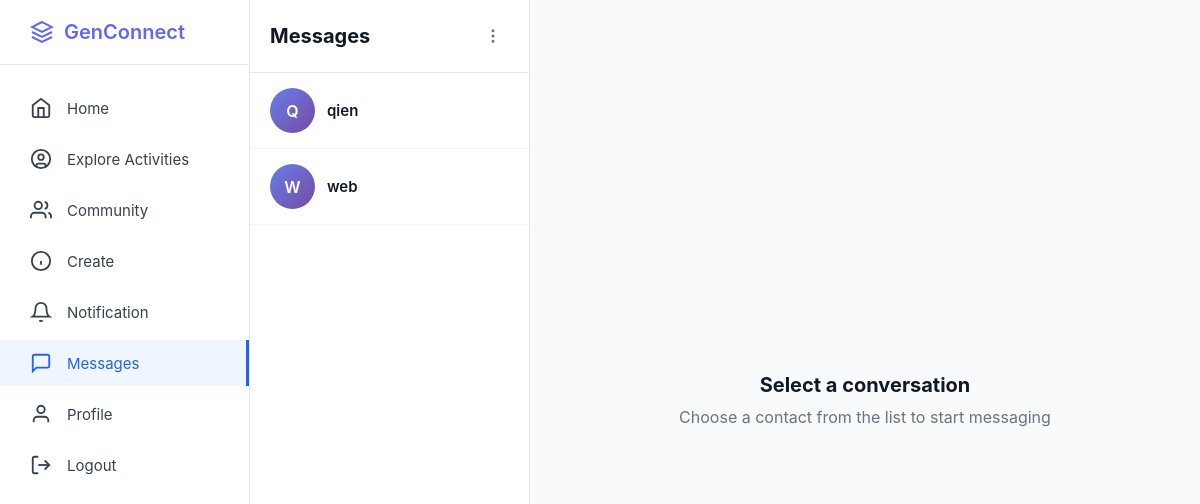
Before: /messages (signed in) with the older database file.
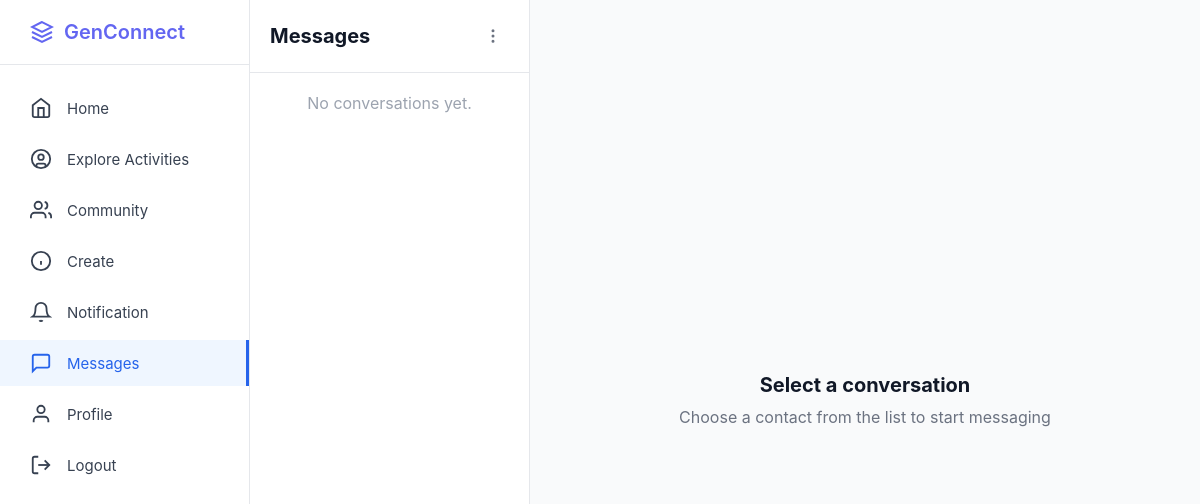
After: the same page with the newer database file.
### app.py (models this page shows, shortened)
class User(db.Model):
    __tablename__ = 'users'
    id = db.Column(db.Integer, primary_key=True)
    username = db.Column(db.String(80), unique=True, nullable=False)
    email = db.Column(db.String(120), unique=True, nullable=False)
    fullname = db.Column(db.String(100), nullable=True)
    password_hash = db.Column(db.String(255), nullable=False)
    bio = db.Column(db.Text, nullable=True)
    interests = db.Column(db.String(255), nullable=True)
    profile_picture = db.Column(db.String(255), default='default.jpg')
    banner_image = db.Column(db.String(255), default='default_banner.jpg')
    member_type = db.Column(db.String(50), default='Youth Member')
    created_at = db.Column(db.DateTime, default=datetime.utcnow)
    posts = db.relationship('Post', backref='author', lazy=True, cascade='all, delete-orphan')
    comments = db.relationship('Comment', backref='author', lazy=True, cascade='all, delete-orphan')
    likes = db.relationship('Like', backref='user', lazy=True, cascade='all, delete-orphan')
    community_memberships = db.relationship('CommunityMember', backref='user', lazy=True, cascade='all, delete-orphan')
    sent_messages = db.relationship('Message', foreign_keys='Message.sender_id', backref='sender', lazy='dynamic', cascade='all, delete-orphan')
    received_messages = db.relationship('Message', foreign_keys='Message.receiver_id', backref='receiver', lazy='dynamic', cascade='all, delete-orphan')
    contacts_initiated = db.relationship('Contact', foreign_keys='Contact.user_id', backref='user', lazy='dynamic', cascade='all, delete-orphan')
    contacts_received = db.relationship('Contact', foreign_keys='Contact.contact_user_id', backref='contact_user', lazy='dynamic', cascade='all, delete-orphan')
    followers = db.relationship('Follow', foreign_keys='Follow.followed_id', backref='followed_user', lazy='dynamic', cascade='all, delete-orphan')
    following = db.relationship('Follow', foreign_keys='Follow.follower_id', backref='follower_user', lazy='dynamic', cascade='all, delete-orphan')
    def get_contacts(self):
        contacts = Contact.query.filter(or_(and_(Contact.user_id == self.id, Contact.status == 'accepted'), and_(Contact.contact_user_id == self.id, Contact.status == 'accepted'))).all()
        contact_users = []
        for contact in contacts:
            if contact.user_id == self.id: contact_users.append(contact.contact_user)
            else: contact_users.append(contact.user)
        return contact_users

class Community(db.Model):
    __tablename__ = 'communities'
    id = db.Column(db.Integer, primary_key=True)
    name = db.Column(db.String(100), nullable=False)
    description = db.Column(db.Text, nullable=True)
    image_url = db.Column(db.String(255), nullable=True)
    creator_id = db.Column(db.Integer, db.ForeignKey('users.id'), nullable=False)
    created_at = db.Column(db.DateTime, default=datetime.utcnow)
    memberships = db.relationship('CommunityMember', backref='community', lazy=True, cascade='all, delete-orphan')

### app.py (the view)
@app.route('/messages')
def messages():
    if 'user_id' not in session: return redirect(url_for('login'))
    current_user = User.query.get(session['user_id'])
    if not current_user: return redirect(url_for('login'))
    contacts = current_user.get_contacts()
    groups = Community.query.join(CommunityMember).filter(CommunityMember.user_id == current_user.id).all()
    conversations = []
    for c in contacts: conversations.append({'id': c.id, 'name': c.username, 'is_group': False})
    for g in groups: conversations.append({'id': g.id, 'name': g.name, 'is_group': True})
    return render_template('messages.html', conversations=conversations, current_user=current_user, contacts=contacts)

### templates/messages.html (shortened to what this page needs)
<!DOCTYPE html>
<html lang="en">
<head>
</head>
<body>
<div class="container">
    <aside class="sidebar">
        <div class="sidebar-logo">
            <a href="/" class="logo">
                <svg width="24" height="24" viewBox="0 0 24 24" fill="none" stroke="currentColor" stroke-width="2"><path d="M12 2L2 7l10 5 10-5-10-5z"/><path d="M2 17l10 5 10-5"/><path d="M2 12l10 5 10-5"/></svg><span>GenConnect</span>
            </a>
        </div>
        <ul class="sidebar-nav">
            <li><a href="/home"><svg width="22" height="22" viewBox="0 0 24 24" fill="none" stroke="currentColor" stroke-width="2"><path d="m3 9 9-7 9 7v11a2 2 0 0 1-2 2H5a2 2 0 0 1-2-2z"/><polyline points="9 22 9 12 15 12 15 22"/></svg><span>Home</span></a></li>
            <li><a href="#"><svg width="22" height="22" viewBox="0 0 24 24" fill="none" stroke="currentColor" stroke-width="2"><circle cx="12" cy="12" r="10"/><circle cx="12" cy="10" r="3"/><path d="M7 20.662V19a2 2 0 0 1 2-2h6a2 2 0 0 1 2 2v1.662"/></svg><span>Explore Activities</span></a></li>
            <li><a href="#"><svg width="22" height="22" viewBox="0 0 24 24" fill="none" stroke="currentColor" stroke-width="2"><path d="M17 21v-2a4 4 0 0 0-4-4H5a4 4 0 0 0-4 4v2"/><circle cx="9" cy="7" r="4"/><path d="M23 21v-2a4 4 0 0 0-3-3.87"/><path d="M16 3.13a4 4 0 0 1 0 7.75"/></svg><span>Community</span></a></li>
            <li><a href="#"><svg width="22" height="22" viewBox="0 0 24 24" fill="none" stroke="currentColor" stroke-width="2"><circle cx="12" cy="12" r="10"/><line x1="12" y1="16" x2="12" y2="12"/><line x1="12" y1="8" x2="12.01" y2="8"/></svg><span>Create</span></a></li>
            <li><a href="#"><svg width="22" height="22" viewBox="0 0 24 24" fill="none" stroke="currentColor" stroke-width="2"><path d="M18 8A6 6 0 0 0 6 8c0 7-3 9-3 9h18s-3-2-3-9"/><path d="M13.73 21a2 2 0 0 1-3.46 0"/></svg><span>Notification</span></a></li>
            <li><a href="/messages" class="active"><svg width="22" height="22" viewBox="0 0 24 24" fill="none" stroke="currentColor" stroke-width="2"><path d="M21 15a2 2 0 0 1-2 2H7l-4 4V5a2 2 0 0 1 2-2h14a2 2 0 0 1 2 2z"/></svg><span>Messages</span></a></li>
            <li><a href="/profile"><svg width="22" height="22" viewBox="0 0 24 24" fill="none" stroke="currentColor" stroke-width="2"><path d="M20 21v-2a4 4 0 0 0-4-4H8a4 4 0 0 0-4 4v2"/><circle cx="12" cy="7" r="4"/></svg><span>Profile</span></a></li>
            <li><a href="/logout"><svg width="22" height="22" viewBox="0 0 24 24" fill="none" stroke="currentColor" stroke-width="2"><path d="M9 21H5a2 2 0 0 1-2-2V5a2 2 0 0 1 2-2h4"/><polyline points="16 17 21 12 16 7"/><line x1="21" y1="12" x2="9" y2="12"/></svg><span>Logout</span></a></li>
        </ul>
    </aside>
    <div class="messages-container">
        <div class="conversations-sidebar">
            <div class="conversations-header">
                <h2>Messages</h2>
                <div class="header-icon" id="conversationMenuBtn" title="More Options"><svg width="18" height="18" viewBox="0 0 24 24" fill="none" stroke="currentColor" stroke-width="2"><circle cx="12" cy="12" r="1"/><circle cx="12" cy="5" r="1"/><circle cx="12" cy="19" r="1"/></svg></div>
            </div>
            <div class="conversations-list">
                {% if conversations %}
                    {% for conv in conversations %}
                    <a href="/messages/{{ conv.id }}?is_group={{ 'true' if conv.is_group else 'false' }}"
                       class="conversation-item">
                        <div class="conversation-avatar">{{ conv.name[0].upper() }}</div>
                        <div class="conversation-name">{{ conv.name }}</div>
                    </a>
                    {% endfor %}
                {% else %}
                    <div style="padding: 20px; text-align: center; color: #9ca3af;">No conversations yet.</div>
                {% endif %}
            </div>
        </div>
        <div class="empty-state">
            <h3>Select a conversation</h3>
            <p>Choose a contact from the list to start messaging</p>
        </div>
    </div>
</div>
</body>
</html>

### templates/messages.html (style rules this page uses)
* { margin: 0; padding: 0; box-sizing: border-box; }
body { font-family: -apple-system, BlinkMacSystemFont, 'Segoe UI', Roboto, sans-serif; background-color: #f5f5f5; }
.container { display: flex; height: 100vh; }
.sidebar { position: fixed; left: 0; top: 0; width: 250px; height: 100vh; background-color: white; border-right: 1px solid #e5e7eb; padding: 20px 0; z-index: 100; }
.sidebar-logo { padding: 0 30px 20px; border-bottom: 1px solid #e5e7eb; margin-bottom: 20px; }
.logo { display: flex; align-items: center; gap: 10px; font-size: 20px; font-weight: 600; color: #6366f1; text-decoration: none; }
.sidebar-nav { list-style: none; }
.sidebar-nav li { margin: 5px 0; }
.sidebar-nav a { display: flex; align-items: center; gap: 15px; padding: 12px 30px; text-decoration: none; color: #374151; transition: all 0.2s; font-size: 15px; }
.sidebar-nav a.active { background-color: #eff6ff; color: #2563eb; border-right: 3px solid #2563eb; }
.sidebar-nav svg { width: 22px; height: 22px; }
.messages-container { margin-left: 250px; flex: 1; display: flex; height: 100vh; background-color: #f9fafb; }
.conversations-sidebar { width: 280px; background: white; border-right: 1px solid #e5e7eb; display: flex; flex-direction: column; position: relative; }
.conversations-header { padding: 20px; border-bottom: 1px solid #e5e7eb; display: flex; justify-content: space-between; align-items: center; }
.conversations-header h2 { font-size: 20px; font-weight: 700; color: #111827; }
.header-icon { width: 32px; height: 32px; border-radius: 50%; display: flex; align-items: center; justify-content: center; cursor: pointer; transition: background-color 0.2s; color: #6b7280; }
.conversations-list { overflow-y: auto; flex: 1; }
.empty-state { flex: 1; display: flex; flex-direction: column; align-items: center; justify-content: center; padding: 40px; text-align: center; }
.empty-state h3 { font-size: 20px; color: #111827; margin-bottom: 10px; }
.empty-state p { color: #6b7280; }

Changed rows visible on the page:
removed User: username "Q", name "qien"
removed Community: name "W", name "web"
Other visible differences:
text now shown: "No conversations yet."
